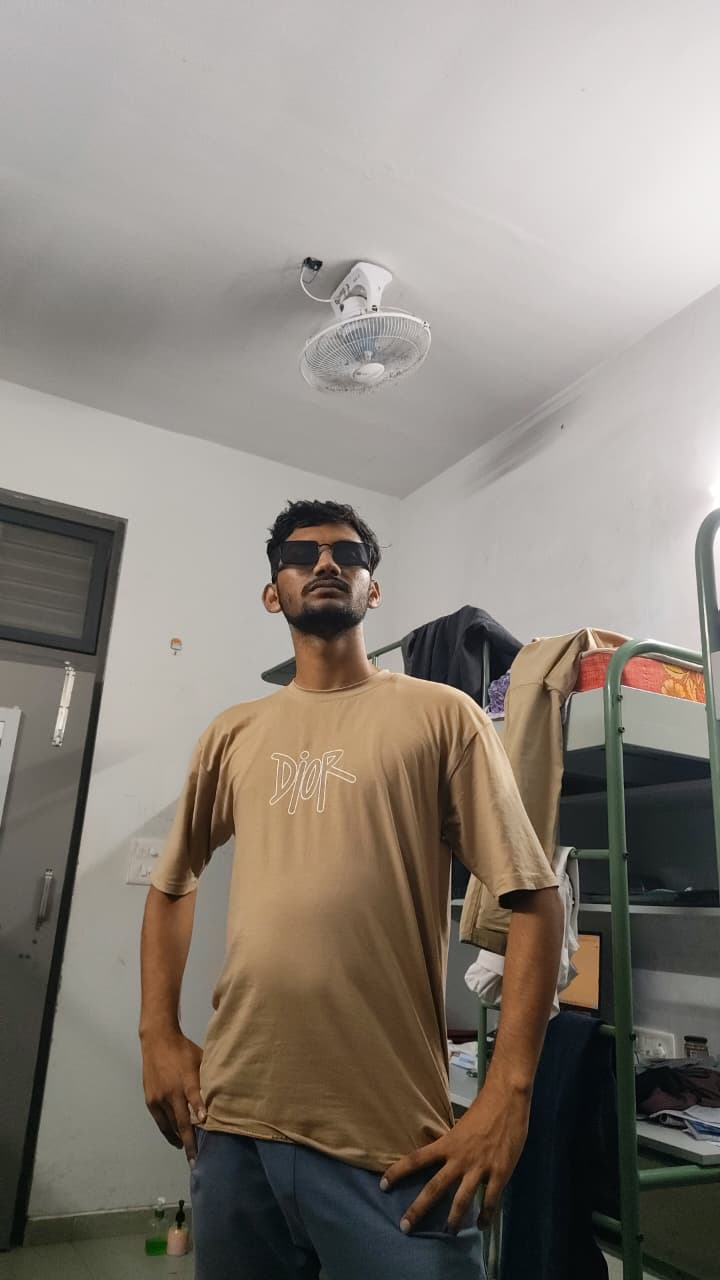
#> input picture data/image.png, 720 x 1280 px, found by its file name
$ python face_detection.py
#> lines starting #> are read from the running program, lines starting #| are printed output that depends on the picture; after the words box and inside, x2 and y2 are one past the last pixel; in counts of white or black regions, pixels touching at a corner belong together
import cv2
face = cv2.CascadeClassifier(
    cv2.data.haarcascades + "haarcascade_frontalface_default.xml"
)
img = cv2.imread(r"C:\Users\susha\deepfake detector\data\image.png")
#> img is the input picture: shape (1280, 720, 3); mean B, G, R 123.4, 131.9, 139.4
gray = cv2.cvtColor(img, cv2.COLOR_BGR2GRAY)
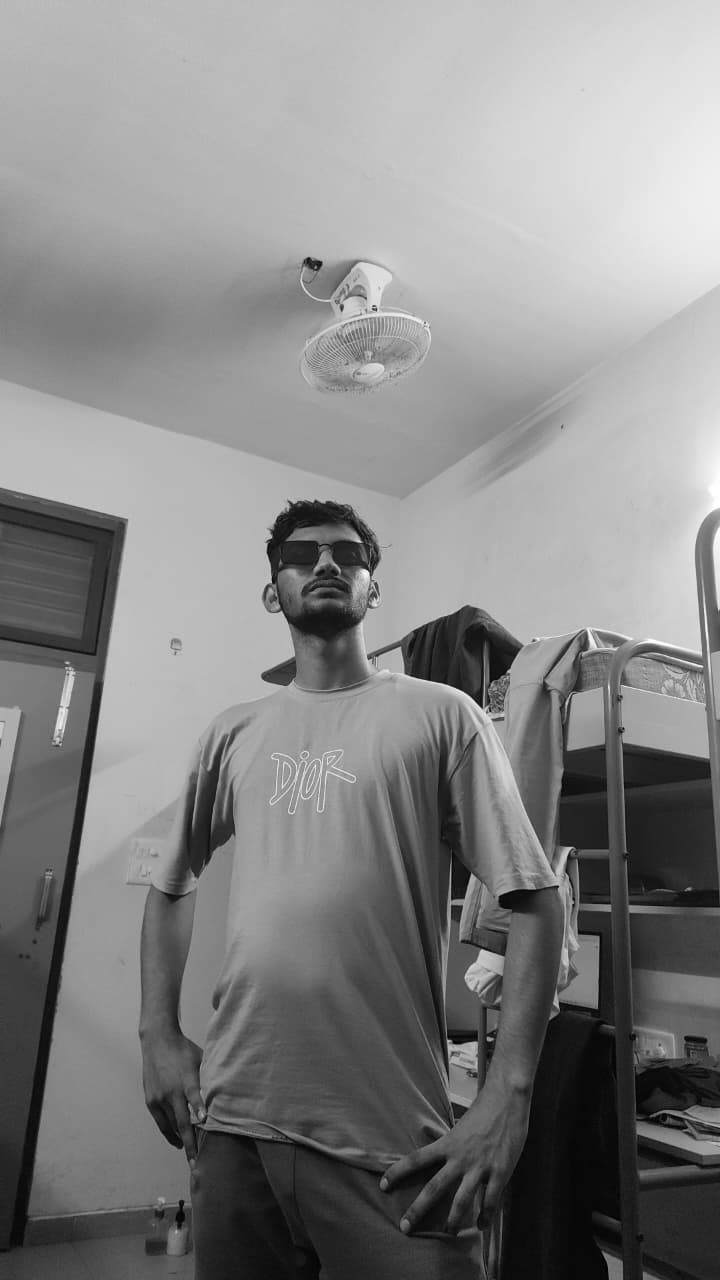
#> gray: shape (1280, 720); min 0, max 255, mean 133.2
faces = face.detectMultiScale(gray,1.3,5,minSize=(30, 30))
#> faces = [[260, 501, 133, 133]]
for (x, y, w, h) in faces:
    cv2.rectangle(img, (x, y), (x+w, y+h), (255, 0, 0), 2)
#> this loop made 1 pass
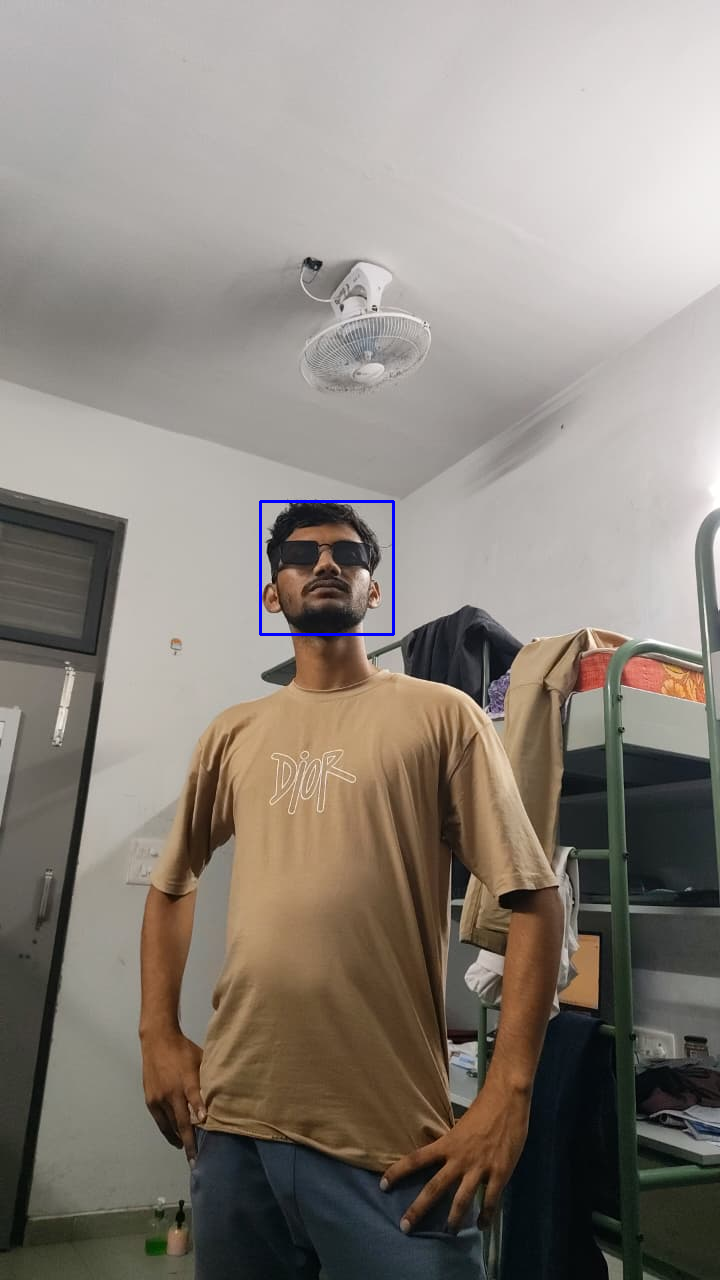
#> img: shape (1280, 720, 3); 0.17% of pixels changed, all inside (x1, y1, x2, y2) = (259, 500, 395, 636)
cv2.imshow("Face Detection", img)
cv2.waitKey(0)
cv2.destroyAllWindows()

$ run again, with data/rahulphoto1.jpg saved as data/image.png
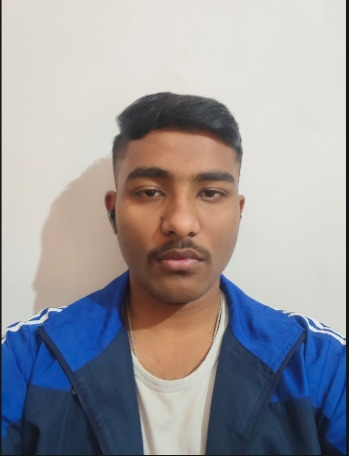
#> input picture data/rahulphoto1.jpg, 349 x 456 px, found by its file name
#> img is the input picture: shape (456, 349, 3); mean B, G, R 157.3, 153.2, 154.8
#> `gray = cv2.cvtColor(img, cv2.COLOR_BGR2GRAY)`:
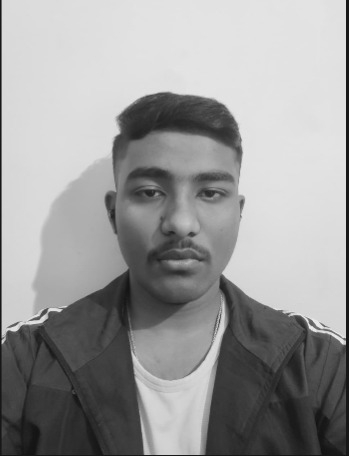
#> gray: shape (456, 349); min 16, max 240, mean 154.1
#> faces = [[94, 125, 173, 173]]
#> the loop `for (x, y, w, h) in faces:` made 1 pass
#> after the loop `for (x, y, w, h) in faces:`:
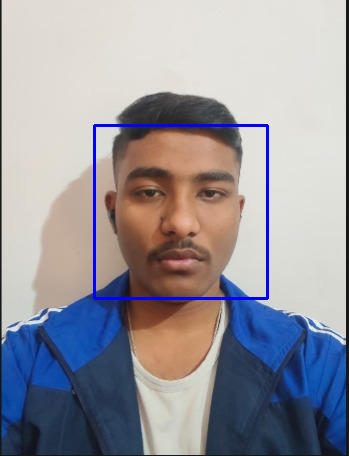
#> img: shape (456, 349, 3); 1.3% of pixels changed, all inside (x1, y1, x2, y2) = (93, 124, 269, 300)
